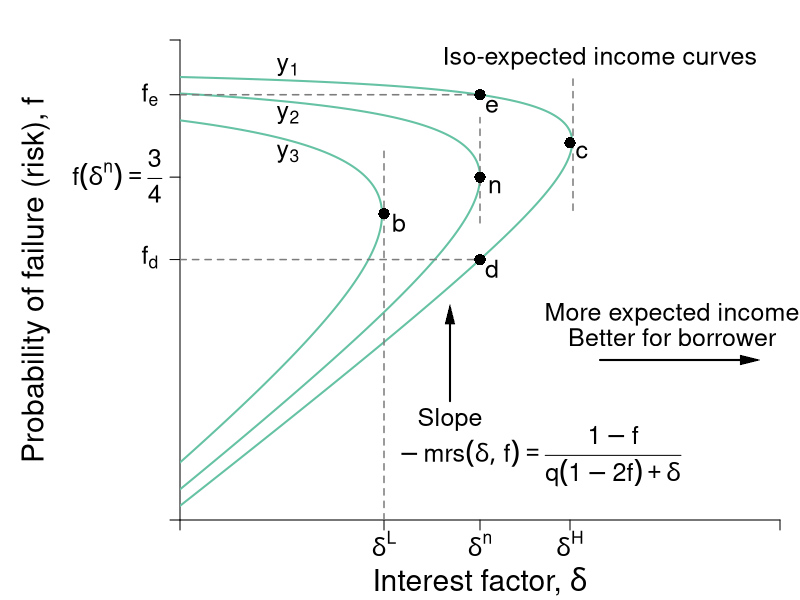

Write the R code that produced this figure.
#Graph Designer: Simon Halliday
#Authors: Bowles, Foley and Halliday
#Title: Coordination, Conflict and Competition: A Text in Microeconomics

library(shape)
pdf(file = "credit/non_contractual_brf_part_a.pdf", width = 8, height = 6)

#Set parameters for graphics
axislabelsize <- 1.8
labelsize <- 1.5
namesize <- 1.8
annotatesize <- 1.5
graphlinewidth <- 2
segmentlinewidth <- 1.5

COL <- c("#7fc97f", "#beaed4", "#fdc086", "#ffff99", "#386cb0", "#f0027f", "#bf5b17", "#666666")
COLA <- c("#e0f3db", "#99d8c9","#66c2a4","#41ae76", "#238b45", "#005824")
COLB <- c("#c6dbef", "#4eb3d3", "#2b8cbe", "#0868ac","#084081")
grays <- gray.colors(25, start = 1, end = 0)

#Edited the margins to cater for the larger LHS labels
par(mar =  c(4, 9, 2, 1))

brfFn <- function(delta, mu = 1) {
  .5 + (delta / (2 * mu)) 
}

isoreturnFn <- function(delta, pi=0.125) {
  1 - (pi)/delta
}


yFn <- function(d1, f1, mu = 1){
  mu*f1*(1 - f1) - d1*(1 - f1)
}

ylow <- function(delta, mu = 1, ybar = 0.03){
  (-sqrt(delta^2 - 2*delta*mu + mu^2 - 4*mu*ybar) + delta + mu)/(2*mu)
}

yhigh <- function(delta, mu = 1, ybar = 0.03){
  (sqrt(delta^2 - 2*delta*mu + mu^2 - 4*mu*ybar) + delta + mu)/(2*mu)
}

xlims <- c(0, 1)
ylims <- c(0, 1.05)

npts <- 501 
d1 <- seq(xlims[1], xlims[2], length.out = npts)
f1 <- seq(ylims[1], ylims[2], length.out = npts) 
a <- c(0.03, 0.0625, 0.11)

plot(0, 0, xlim = xlims, ylim = ylims, type = "n",
     xlab = expression(paste("")),
     ylab = expression(paste("")), 
     xaxt = "n", 
     yaxt = "n", 
     cex.lab = axislabelsize, 
     bty = "n", 
     xaxs="i", 
     yaxs="i"
)


# ticksy <- seq(from = 0, to = ylims[2], by = 0.1)
# ylabels <- seq(from = 0, to = ylims[2], by = 0.1)
# ticksx <- seq(from = 0, to = xlims[2], by = 0.1)
# xlabels <- seq(from = 0, to = xlims[2], by = 0.1)
#ticksy <- c(ylims[1], 0.5, brfFn(delta = 0.34), brfFn(delta = 0.5), brfFn(delta = 0.65), yhigh(delta = 0.5), ylims[2])
#ticksy <- c(ylims[1], 0.5, brfFn(delta = 0.34), NA, brfFn(delta = 0.5), NA, NA, ylims[2])
ticksy <- c(ylims[1], NA, NA, ylow(delta = 0.5), brfFn(delta = 0.5), NA, yhigh(delta = 0.5), ylims[2])

ylabels <- c(NA, NA, NA, NA,NA,NA, NA, NA)
#ylabels <- c(NA, expression(paste(f == frac(1,2))), expression(paste(f^d)), expression(paste(f*(delta^L) )),  expression(paste(f*(delta^n) == frac(3,4))),expression(paste(f*(delta^H) )), expression(paste(f^e)), NA)
ticksx <- c(xlims[1], 0.34, 0.5, 0.65, xlims[2])
xlabels <- c(NA,  expression(paste(delta^L)), expression(paste(delta^n)), expression(paste(delta^H)), NA)

axis(1, at = ticksx, pos = 0, labels = xlabels, cex.axis = labelsize)
axis(2, at = ticksy, pos = 0, labels = ylabels, las = 1,cex.axis = labelsize)

#ylabels <- c(NA, expression(paste(f == frac(1,2))), expression(paste(f^d)), expression(paste(f*(delta^L) )),  expression(paste(f*(delta^n) == frac(3,4))),expression(paste(f*(delta^H) )), expression(paste(f^e)), NA)
#text(-0.08, 0.45, expression(paste(f == frac(1,2))), cex = labelsize, xpd =TRUE)
text(-0.05, 0.575, expression(paste(f[d])), cex = labelsize, xpd =TRUE)
#text(-0.07, 0.665, expression(paste(f*(delta^L) )), cex = labelsize, xpd =TRUE)
text(-0.105, 0.753, expression(paste(f*(delta^n) ==frac(3,4) )), cex = labelsize, xpd =TRUE)
#text(-0.07, 0.832, expression(paste(f*(delta^n))), cex = labelsize, xpd =TRUE)
#text(-0.07, 0.93, expression(paste(f*(delta^H) )), cex = labelsize, xpd =TRUE)
text(-0.05, yhigh(delta = 0.5), expression(paste(f[e])), cex = labelsize, xpd =TRUE)
# y-labels with numeric values
# text(-0.0905, 0.48, expression(paste(frac(1,2) == f)), cex = labelsize, xpd =TRUE)
# text(-0.05, 0.58, expression(paste(0.57 == f^d)), cex = labelsize, xpd =TRUE)
# text(-0.07, 0.66, expression(paste(0.67 == f*(delta^L) )), cex = labelsize, xpd =TRUE)
# text(-0.105, 0.76, expression(paste(frac(3,4) == f*(delta^n))), cex = labelsize, xpd =TRUE)
# text(-0.07, 0.84, expression(paste(0.83 == f*(delta^n) )), cex = labelsize, xpd =TRUE)
# text(-0.07, 0.93, expression(paste(0.93 == f*(delta^H) )), cex = labelsize, xpd =TRUE)
# text(-0.05, 1.05, expression(paste(1.05f^e)), cex = labelsize, xpd =TRUE)


npts <- 503 
xx1 <- seq(xlims[1], xlims[2], length.out = npts)
xx2 <- seq(0, 1, length.out = npts)

#Draw the graphs
#lines(xx1, brfFn(xx1), col = COLA[4], lwd = graphlinewidth)

#Axis labels
mtext(expression(paste("Interest factor, ", delta)), side = 1, line = 3, cex = axislabelsize)
text(-0.24, 0.5*(ylims[2]), expression(paste("Probability of failure (risk), ", f)), xpd = TRUE, cex = axislabelsize, srt = 90) 

#Contour lines
contour(d1, f1,
        outer(d1, f1, yFn),
        drawlabels = FALSE,
        col = COLA[3],
        lwd = graphlinewidth,
        levels = a,
        xaxs="i",
        yaxs="i",
        add = TRUE)

segments(0.5, 0.65, 0.5, yhigh(delta = 0.5) - 0.05, lty = 2, col = grays[20] , lwd = segmentlinewidth)
segments(0, yhigh(delta = 0.5), 0.5, yhigh(delta = 0.5), lty = 2, col = grays[20] , lwd = segmentlinewidth)
segments(0, ylow(delta = 0.5), 0.5, ylow(delta = 0.5), lty = 2, col = grays[20] , lwd = segmentlinewidth)

segments(0.34,0, 0.34, brfFn(delta = 0.34) + 0.15, lty = 2, col = grays[20] , lwd = segmentlinewidth)
segments(0.655, brfFn(delta = 0.655) - 0.15, 0.655, brfFn(delta = 0.655) + 0.15, lty = 2, col = grays[20] , lwd = segmentlinewidth)

#segments(0, brfFn(delta = 0.5), 0.5, brfFn(delta = 0.5), lty = 2, col = "gray" , lwd = segmentlinewidth)

# 
# segments(8, 0, 8,indiffA(x = 8)  , lty = 2, col = "gray" , lwd = segmentlinewidth)
# segments(0, indiffA(x = 8) , 8,indiffA(x = 8)  , lty = 2, col = "gray" , lwd = segmentlinewidth)

text(0.5+ 0.025, brfFn(delta = 0.5) - 0.02, expression(paste(n)), cex = labelsize)
points(0.5, brfFn(delta = 0.5), pch = 16, col = "black", cex = 1.5)
text(0.34+ 0.025, brfFn(delta = 0.34) - 0.02, expression(paste(b)), cex = labelsize)
points(0.34, brfFn(delta = 0.34), pch = 16, col = "black", cex = 1.5)
text(0.65+ 0.02, brfFn(delta = 0.65) - 0.02, expression(paste(c)), cex = labelsize)
points(0.65, brfFn(delta = 0.65), pch = 16, col = "black", cex = 1.5)

text(0.5+ 0.02, ylow(delta = 0.5) - 0.02, expression(paste(d)), cex = labelsize)
points(0.5, ylow(delta = 0.5), pch = 16, col = "black", cex = 1.5)
text(0.5+ 0.02, yhigh(delta = 0.5) - 0.025, expression(paste(e)), cex = labelsize)
points(0.5, yhigh(delta = 0.5), pch = 16, col = "black", cex = 1.5)



text(0.7, 1.01, expression(paste("Iso-expected income curves")), cex = labelsize)
#text(0.3, 1.01, expression(paste(y[1] == y^L)), cex = labelsize)
#text(0.3, 0.88, expression(paste(y[2] == y^{NE})), cex = labelsize)
#text(0.2, 0.75, expression(paste(y[3] == y^H)), cex = labelsize)
text(0.18, 0.99, expression(paste(y[1])), cex = labelsize)
text(0.18, 0.885, expression(paste(y[2])), cex = labelsize)
text(0.18, 0.8, expression(paste(y[3])), cex = labelsize)
text(0.45, 0.22, expression(Slope), cex = labelsize)
text(0.6, 0.14, expression(paste(-mrs(delta, f) == frac(1 - f, q*(1 - 2*f) + delta))), cex = labelsize)
Arrows(0.45, 0.26, 0.45, 0.45, col = "black", lty = 1, lwd = 2, arr.type = "triangle", arr.lwd = 0.5)


text(0.82, 0.45, expression(paste("More expected income")), cex = labelsize, xpd = TRUE)
text(0.82, 0.4, expression(paste("Better for borrower")), cex = labelsize,xpd = TRUE)
Arrows(0.7, 0.35, 0.95, 0.35, col = "black", lty = 1, lwd = 2, arr.type = "triangle", arr.lwd = 0.5)


#text(0.85, 0.68, expression(paste("A's Best Response")), cex = labelsize, xpd  = TRUE)
#text(0.85, 0.63, expression(paste("function")), cex = labelsize, xpd  = TRUE)
#text(0.86, 0.55, expression(paste("Slope ", phantom() == frac(1, 2*q))), cex = labelsize, xpd  = TRUE)
#Arrows(0.85, 0.73, 0.85, 0.89, col = "black", lty = 1, lwd = 2, arr.type = "triangle", arr.lwd = 0.5)

dev.off()
